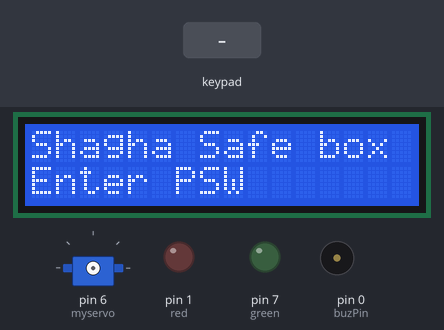
The sketch below on a simulated Arduino Mega 2560, built with avr-gcc and run on an emulated ATmega2560. Parts: 16×2 character LCD, servo, output pins drawn as LEDs (lit = HIGH), buzzer (waves = sounding). Inputs (shaded band) come from the test bench.

Above: at 0.1 s.
1.8 s: keypad keys 6 * 7 = pressed 0.4 s apart
At 3.4 s:
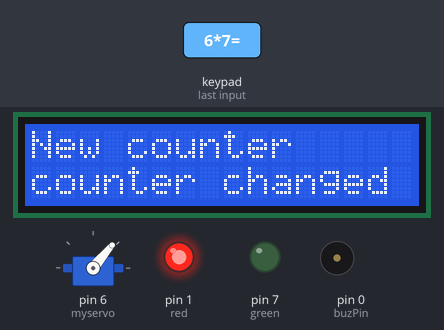
5.0 s: key '/' pressed
At 6.1 s:
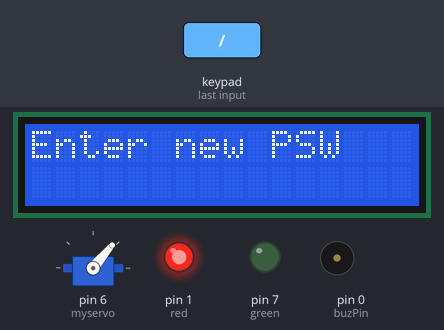
6.5 s: key '=' pressed
At 7.5 s:
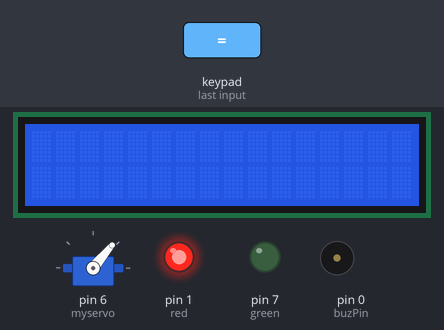
8.5 s: keypad keys 7 + 5 = pressed 0.4 s apart
At 9.3 s:
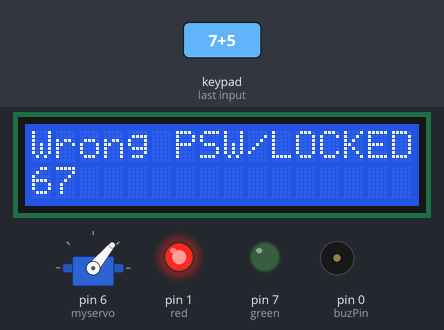
11.6 s: key 'c' pressed
At 12.3 s:
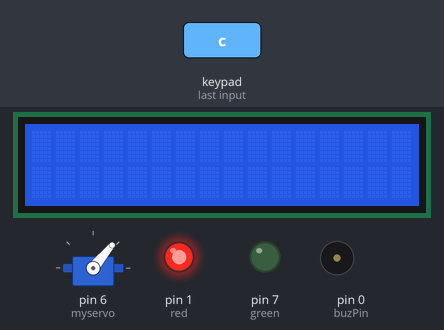
13.1 s: key '+' pressed
At 13.5 s:
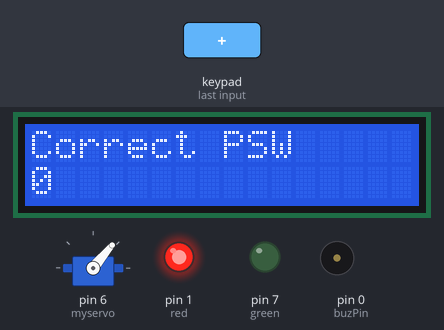
Timing chart, 0 to 21.2 s (numbered marks = the images above; inputs shaded):
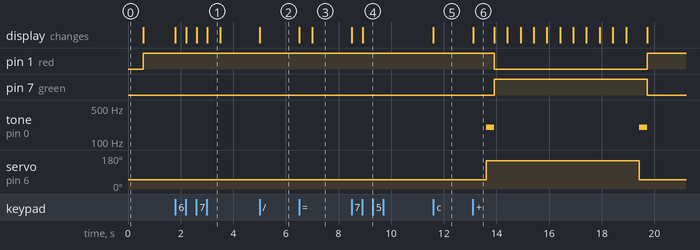

The sketch:

safebox.ino
```cpp
#include <LiquidCrystal.h>
#include <Keypad.h>
#include <Servo.h>

//objects (lcd, servo, keypad, buzzer)

//LiquidCrystal(rs, enable, d4, d5, d6, d7)
LiquidCrystal lcd(13, 12, 5, 4, 3, 2);


const byte rows = 4; //four rows
const byte cols = 4; //four columns
char keys[rows][cols] = {
  {'7','8','9','/'},
  {'4','5','6', '*'},
  {'1','2','3', '-'},
  {'c', '0', '=', '+'}
};
byte rowPins[rows] = {22, 23, 24, 25}; //connect to the row pinouts of the keypad
byte colPins[cols] = {26, 27, 28, 29}; //connect to the column pinouts of the keypad
Keypad keypad = Keypad( makeKeymap(keys), rowPins, colPins, rows, cols );

//servo
Servo myservo;

const int buzPin = 0;
const int green = 7;
const int red = 1;

//variables
int password = 1377;
long entered_pass;
boolean finished;
boolean box_is_open;
boolean counting;
int counter = 9;

//functions

boolean checkPass(int pass){
  if(password == pass)return true;
  else return false;
}

int toInteger(char c) {
    return c - '0';
}

void reset(){
      lcd.clear();
      entered_pass = 0;
      finished = false;
      box_is_open = false;
      counter = 10;
      counting = false;
}

void turnOnLED(boolean ul){
    if(ul){
      digitalWrite(green, HIGH);
      digitalWrite(red, LOW);
      }
    else {
      digitalWrite(red, HIGH);
      digitalWrite(green, LOW);
    }
}

void unlock(){
    myservo.write(150);
    tone(buzPin, 200);
    delay(300);
    noTone(buzPin);
}

void lock(){
    myservo.write(50);
    tone(buzPin, 200);
    delay(300);
    noTone(buzPin);
  }

//the first info showing on the screen
void displayLCD(){
    lcd.clear();
    lcd.setCursor(0, 0);
    if(checkPass(entered_pass)) lcd.print("Correct PSW");
    else lcd.print("Wrong PSW/LOCKED");
    lcd.setCursor(0, 1);
    lcd.print(entered_pass);
    delay(500);
}
//display the state of the door
void displayLCD_info(){
    lcd.clear();
    lcd.setCursor(0, 0);
    if(box_is_open) lcd.print("UNLOCKED");
    else lcd.print("LOCKED");
    lcd.setCursor(0, 1);
    delay(500);
}

void changePass(){
    int newPass = 0;
    lcd.clear();
    lcd.setCursor(0, 0);
    lcd.print("Enter new PSW");
    lcd.setCursor(0, 1);
    while(1){
       char key = keypad.getKey();
      //receiving the pass
      if(key >= '0' && key <= '9' && key != '='){
        newPass = newPass*10 + toInteger(key);
        lcd.print(key);
      }else if(key == '=') {
              password = newPass;
              lcd.setCursor(0, 1);
              lcd.print("PSW changed");
              delay(500);
              lcd.clear();
              break;
          }
//            else{
//              lcd.setCursor(0, 1);
//              lcd.print("Invalid input");
//              delay(200);
//              lcd.clear();
//              return;
//        }
    }
}

void changeCounter(){
    int newcounter = 0;
    lcd.clear();
    lcd.setCursor(0, 0);
    lcd.print("New counter");
    lcd.setCursor(0, 1);
    while(1){
       char key = keypad.getKey();
      //receiving the pass
      if(key >= '0' && key <= '9' && key != '='){
        newcounter = newcounter*10 + toInteger(key);
        lcd.print(key);
      }else if(key == '=') {
              counter = newcounter;
              lcd.setCursor(0, 1);
              lcd.print("counter changed");
              delay(500);
              lcd.clear();
              break;
          }
  }
}

void setup() {
   //LCD
   lcd.begin(16,2);
   lcd.clear();
   lcd.setCursor(0, 0);
   lcd.print("Shagha Safe box");
   lcd.setCursor(0, 1);
   lcd.print("Enter PSW");
   delay(500);
   lcd.clear();
   myservo.write(50);

  //buzeer
   pinMode(buzPin,OUTPUT);
   //LED
   pinMode(red, OUTPUT);
   pinMode(green, OUTPUT);

   //servo
   myservo.attach(6);

   //initilization
   entered_pass = 0;
   finished = false;
   box_is_open = false;
   counting = false;

}

void loop() {
  //turn on the LED base on the safebox's state
  turnOnLED(finished && box_is_open);
  //scan the entered password
  char key = keypad.getKey();
  if(key){
    //receiving the pass
    if(key >= '0' && key <= '9'){
      entered_pass = entered_pass*10 + toInteger(key);
      lcd.print(key);
    }else{
      //entering is finished
      if(key == '+') finished = true;
      else{
          //closing safebox
          if(key == '-'){
                unlock();
                reset();
            }
          else {if(key == '/'){
                changePass();
            }
            else{
                if(key == '*'){
                    changeCounter();
                }
                else if(key == 'c') reset();
              }
          }
      }
    }
  }
  if(finished && !box_is_open) {
    displayLCD();
    if(!checkPass(entered_pass)){
        key = keypad.getKey();
        while(!key){
            key = keypad.getKey();
            if(key == 'c') reset();
        }
    }
  }
  if(finished && checkPass(entered_pass) && !box_is_open){
      unlock();
      box_is_open = true;
      counting = true;
      turnOnLED(true);
  }
  if(finished && checkPass(entered_pass)){
       displayLCD_info();
  }
  if(counting){
    lcd.setCursor(0, 1);
    lcd.print("timer ");
    int timer = counter;
    for(int i = 0; i < counter; i++){
        key = keypad.getKey();
        if(!key){
            lcd.setCursor(7, 1);
            lcd.print(timer);
            timer--;
            delay(500);
        }
        else break;
    }
    lock();
    reset();

  }


}
```

Measured:
- after the input at 1.8 s, the display: first changes at once (image 1 shows a later state)
- after the input at 5.0 s, the display: changes at once (image 2)
- after the input at 6.5 s, the display: first changes at once (image 3 shows a later state)
- after the input at 8.5 s, the display: first changes at once (image 4 shows a later state)
- after the input at 11.6 s, the display: changes at once (image 5)
- after the input at 13.1 s, pin 1 (red): HIGH → LOW after 0.81 s, → HIGH 5.8 s later; pin 7 (green): LOW → HIGH after 0.81 s, → LOW 5.8 s later; tone on pin 0 (buzPin): alternates 200 Hz for 0.30 s and silent for 5.5 s, starting after 0.51 s; servo on pin 6 (myservo): 50° → 150° after 0.51 s, → 50° 5.8 s later; the display: changes at once (image 6)
- what the display in image 1 shows lasts 0.5 s, from 3.0 s to 3.5 s
